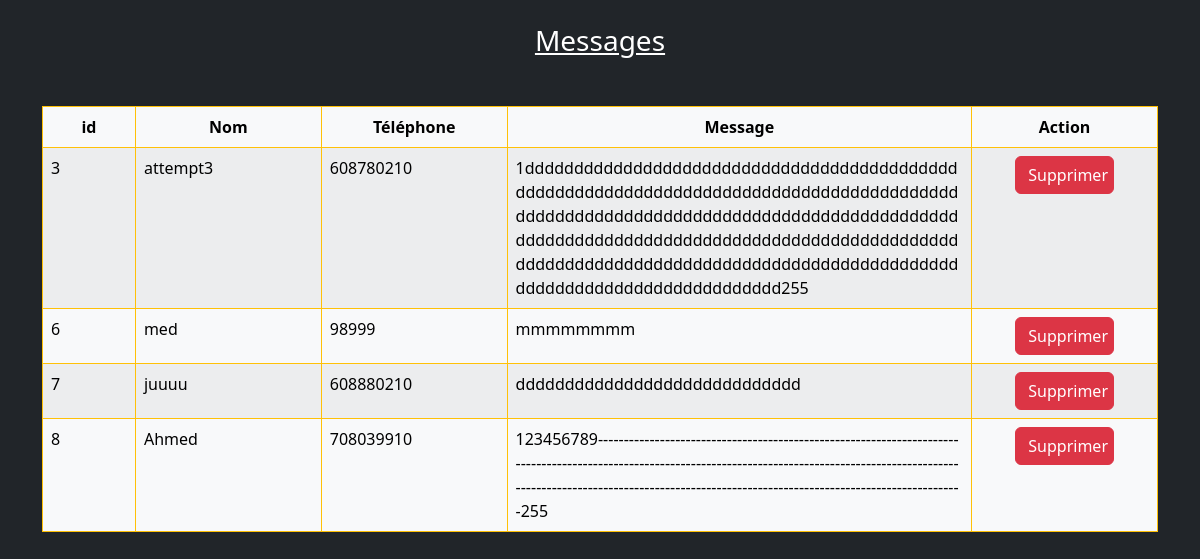
The page /phpcontact/index.php on the database as committed earlier.
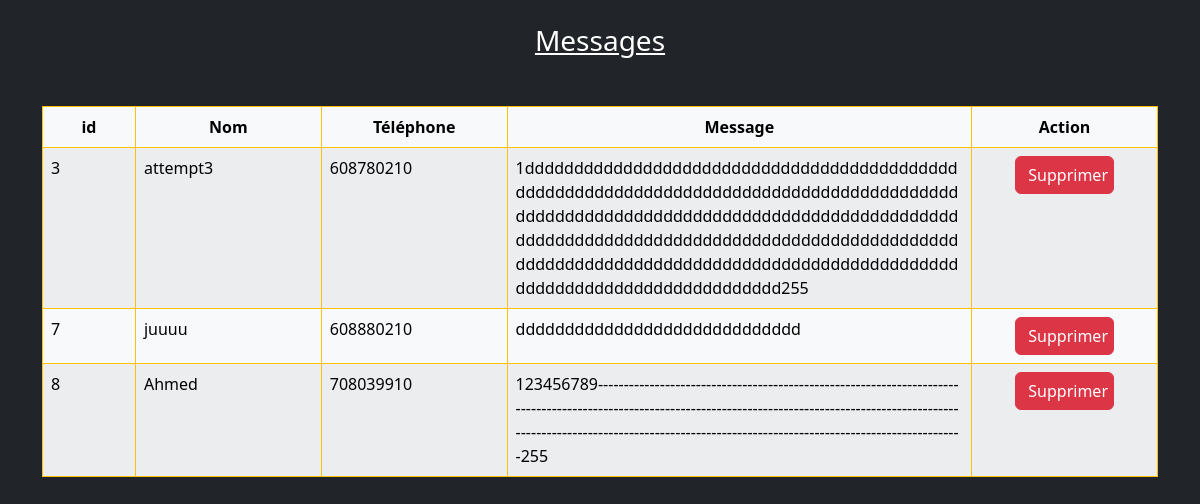
The same page on the database as committed later.
### tables this page shows
CREATE TABLE `contact` (
  `id` int(4) NOT NULL,
  `nom` varchar(30) NOT NULL,
  `phone` int(10) NOT NULL,
  `message` varchar(255) NOT NULL
);

### phpcontact/index.php (the view, shortened to what this page needs)
<!doctype html>
<html lang="en">
  <head>
    <link href="https://cdn.jsdelivr.net/npm/bootstrap@5.2.3/dist/css/bootstrap.min.css" rel="stylesheet">
  </head>
  <body class="bg-dark">
    <div class="container my-4">
        <h3 class="text-white d-flex justify-content-center text-decoration-underline mb-5">Messages</h3>
        <table class="table table-striped table-light table-bordered border-warning">
            <thead>
                <tr>
                    <th class="col-1"><p class="d-flex justify-content-center my-0">id</p></th>
                    <th class="col-2"><p class="d-flex justify-content-center my-0">Nom</p></th>
                    <th class="col-2"><p class="d-flex justify-content-center my-0">Téléphone</p></th>
                    <th class="col-5"><p class="d-flex justify-content-center my-0">Message</p></th>
                    <th class="col-2"><p class="d-flex justify-content-center my-0">Action</p></th>
                </tr>
            </thead>
            <tbody>
                <?php
                    include ('../config.php');
                    $jibdata = "SELECT * FROM `contact` ";
                    $dirlordre = mysqli_query($connexion,$jibdata);
                    while($starjdid = mysqli_fetch_array($dirlordre)){
                ?>
                <tr>
                    <td class="col-1"><?php echo $starjdid['id']?></td>
                    <td class="col-2"><?php echo $starjdid['nom']?></td>
                    <td class="col-2"><?php echo $starjdid['phone']?></td>
                    <td class="col-5 text-break"><?php echo $starjdid['message']?></td>
                    <td class="col-2"><a href="delete.php?ghanmasho=<?php echo $starjdid['id']?>"  class="btn btn-danger col-7 d-flex mx-auto my-0">Supprimer</a></td>
                </tr>
                <?php
                }
                ?>
            </tbody>
        </table>
    </div>
  </body>
</html>

Rows that differ between the two databases and show on the page:
removed contact: id "6", nom "med", phone "98999", message "mmmmmmmm"
